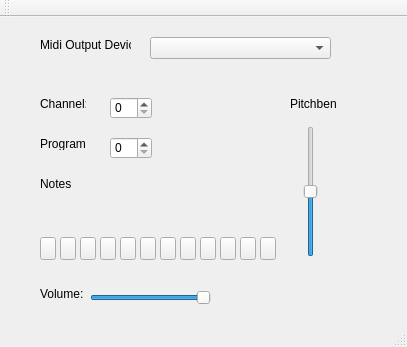
<?xml version="1.0" encoding="UTF-8"?>
<ui version="4.0">
 <class>MainWindow</class>
 <widget class="QMainWindow" name="MainWindow">
  <property name="geometry">
   <rect>
    <x>0</x>
    <y>0</y>
    <width>407</width>
    <height>347</height>
   </rect>
  </property>
  <property name="windowTitle">
   <string>MainWindow</string>
  </property>
  <widget class="QWidget" name="centralWidget">
   <widget class="QSlider" name="volume">
    <property name="geometry">
     <rect>
      <x>90</x>
      <y>270</y>
      <width>121</width>
      <height>21</height>
     </rect>
    </property>
    <property name="maximum">
     <number>127</number>
    </property>
    <property name="value">
     <number>127</number>
    </property>
    <property name="orientation">
     <enum>Qt::Horizontal</enum>
    </property>
   </widget>
   <widget class="QSlider" name="pitchbend">
    <property name="geometry">
     <rect>
      <x>300</x>
      <y>109</y>
      <width>22</width>
      <height>131</height>
     </rect>
    </property>
    <property name="maximum">
     <number>16383</number>
    </property>
    <property name="value">
     <number>8192</number>
    </property>
    <property name="orientation">
     <enum>Qt::Vertical</enum>
    </property>
   </widget>
   <widget class="QSpinBox" name="midichannel">
    <property name="geometry">
     <rect>
      <x>110</x>
      <y>80</y>
      <width>42</width>
      <height>22</height>
     </rect>
    </property>
    <property name="maximum">
     <number>15</number>
    </property>
   </widget>
   <widget class="QLabel" name="label">
    <property name="geometry">
     <rect>
      <x>40</x>
      <y>160</y>
      <width>46</width>
      <height>13</height>
     </rect>
    </property>
    <property name="text">
     <string>Notes</string>
    </property>
   </widget>
   <widget class="QLabel" name="label_2">
    <property name="geometry">
     <rect>
      <x>40</x>
      <y>80</y>
      <width>46</width>
      <height>13</height>
     </rect>
    </property>
    <property name="text">
     <string>Channel:</string>
    </property>
   </widget>
   <widget class="QLabel" name="label_3">
    <property name="geometry">
     <rect>
      <x>40</x>
      <y>270</y>
      <width>46</width>
      <height>13</height>
     </rect>
    </property>
    <property name="text">
     <string>Volume:</string>
    </property>
   </widget>
   <widget class="QLabel" name="label_4">
    <property name="geometry">
     <rect>
      <x>290</x>
      <y>80</y>
      <width>46</width>
      <height>13</height>
     </rect>
    </property>
    <property name="text">
     <string>Pitchbend</string>
    </property>
   </widget>
   <widget class="QComboBox" name="comboBox">
    <property name="geometry">
     <rect>
      <x>150</x>
      <y>20</y>
      <width>181</width>
      <height>22</height>
     </rect>
    </property>
   </widget>
   <widget class="QLabel" name="label_5">
    <property name="geometry">
     <rect>
      <x>40</x>
      <y>20</y>
      <width>91</width>
      <height>16</height>
     </rect>
    </property>
    <property name="text">
     <string>Midi Output Device:</string>
    </property>
   </widget>
   <widget class="QSpinBox" name="program">
    <property name="geometry">
     <rect>
      <x>110</x>
      <y>120</y>
      <width>42</width>
      <height>22</height>
     </rect>
    </property>
    <property name="maximum">
     <number>127</number>
    </property>
   </widget>
   <widget class="QLabel" name="label_6">
    <property name="geometry">
     <rect>
      <x>40</x>
      <y>120</y>
      <width>46</width>
      <height>13</height>
     </rect>
    </property>
    <property name="text">
     <string>Program:</string>
    </property>
   </widget>
   <widget class="QPushButton" name="pushButton">
    <property name="geometry">
     <rect>
      <x>40</x>
      <y>220</y>
      <width>16</width>
      <height>23</height>
     </rect>
    </property>
    <property name="text">
     <string/>
    </property>
   </widget>
   <widget class="QPushButton" name="pushButton_2">
    <property name="geometry">
     <rect>
      <x>60</x>
      <y>220</y>
      <width>16</width>
      <height>23</height>
     </rect>
    </property>
    <property name="text">
     <string/>
    </property>
   </widget>
   <widget class="QPushButton" name="pushButton_3">
    <property name="geometry">
     <rect>
      <x>80</x>
      <y>220</y>
      <width>16</width>
      <height>23</height>
     </rect>
    </property>
    <property name="text">
     <string/>
    </property>
   </widget>
   <widget class="QPushButton" name="pushButton_4">
    <property name="geometry">
     <rect>
      <x>100</x>
      <y>220</y>
      <width>16</width>
      <height>23</height>
     </rect>
    </property>
    <property name="text">
     <string/>
    </property>
   </widget>
   <widget class="QPushButton" name="pushButton_5">
    <property name="geometry">
     <rect>
      <x>120</x>
      <y>220</y>
      <width>16</width>
      <height>23</height>
     </rect>
    </property>
    <property name="text">
     <string/>
    </property>
   </widget>
   <widget class="QPushButton" name="pushButton_6">
    <property name="geometry">
     <rect>
      <x>140</x>
      <y>220</y>
      <width>16</width>
      <height>23</height>
     </rect>
    </property>
    <property name="text">
     <string/>
    </property>
   </widget>
   <widget class="QPushButton" name="pushButton_7">
    <property name="geometry">
     <rect>
      <x>160</x>
      <y>220</y>
      <width>16</width>
      <height>23</height>
     </rect>
    </property>
    <property name="text">
     <string/>
    </property>
   </widget>
   <widget class="QPushButton" name="pushButton_8">
    <property name="geometry">
     <rect>
      <x>180</x>
      <y>220</y>
      <width>16</width>
      <height>23</height>
     </rect>
    </property>
    <property name="text">
     <string/>
    </property>
   </widget>
   <widget class="QPushButton" name="pushButton_9">
    <property name="geometry">
     <rect>
      <x>200</x>
      <y>220</y>
      <width>16</width>
      <height>23</height>
     </rect>
    </property>
    <property name="text">
     <string/>
    </property>
   </widget>
   <widget class="QPushButton" name="pushButton_10">
    <property name="geometry">
     <rect>
      <x>220</x>
      <y>220</y>
      <width>16</width>
      <height>23</height>
     </rect>
    </property>
    <property name="text">
     <string/>
    </property>
   </widget>
   <widget class="QPushButton" name="pushButton_11">
    <property name="geometry">
     <rect>
      <x>240</x>
      <y>220</y>
      <width>16</width>
      <height>23</height>
     </rect>
    </property>
    <property name="text">
     <string/>
    </property>
   </widget>
   <widget class="QPushButton" name="pushButton_12">
    <property name="geometry">
     <rect>
      <x>260</x>
      <y>220</y>
      <width>16</width>
      <height>23</height>
     </rect>
    </property>
    <property name="text">
     <string/>
    </property>
   </widget>
  </widget>
  <widget class="QMenuBar" name="menuBar">
   <property name="geometry">
    <rect>
     <x>0</x>
     <y>0</y>
     <width>407</width>
     <height>21</height>
    </rect>
   </property>
  </widget>
  <widget class="QToolBar" name="mainToolBar">
   <attribute name="toolBarArea">
    <enum>TopToolBarArea</enum>
   </attribute>
   <attribute name="toolBarBreak">
    <bool>false</bool>
   </attribute>
  </widget>
  <widget class="QStatusBar" name="statusBar"/>
 </widget>
 <layoutdefault spacing="6" margin="11"/>
 <resources/>
 <connections/>
</ui>
